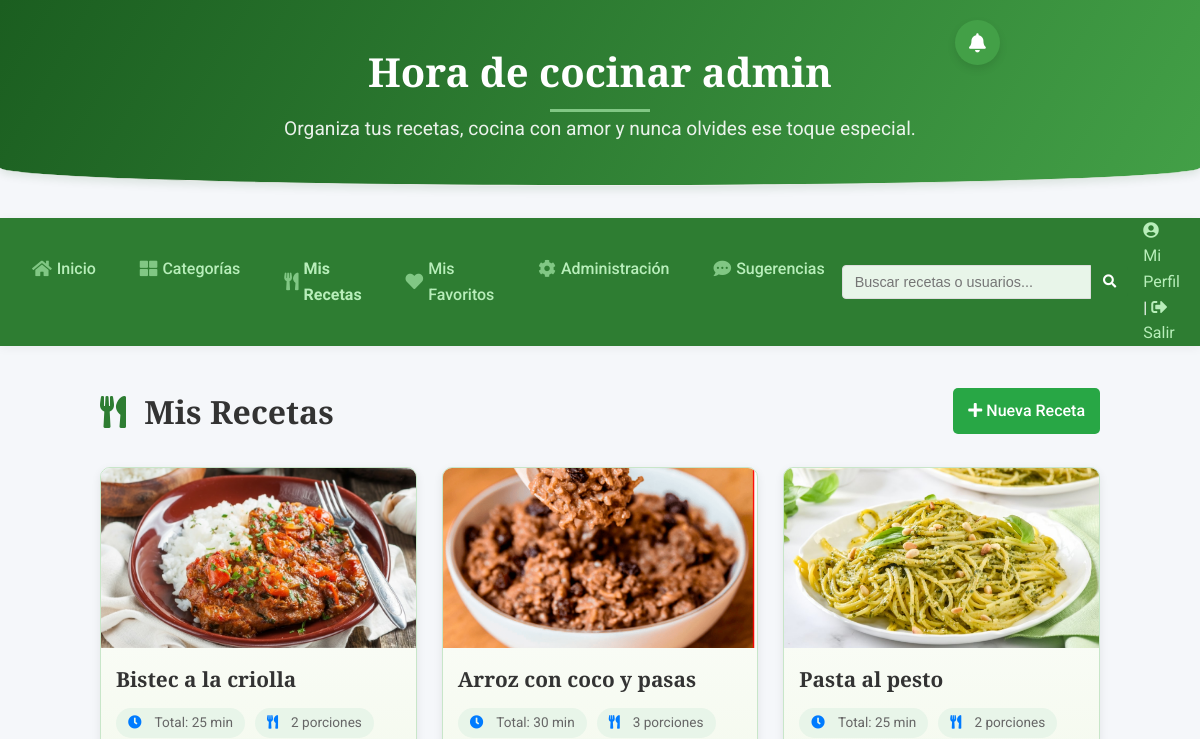
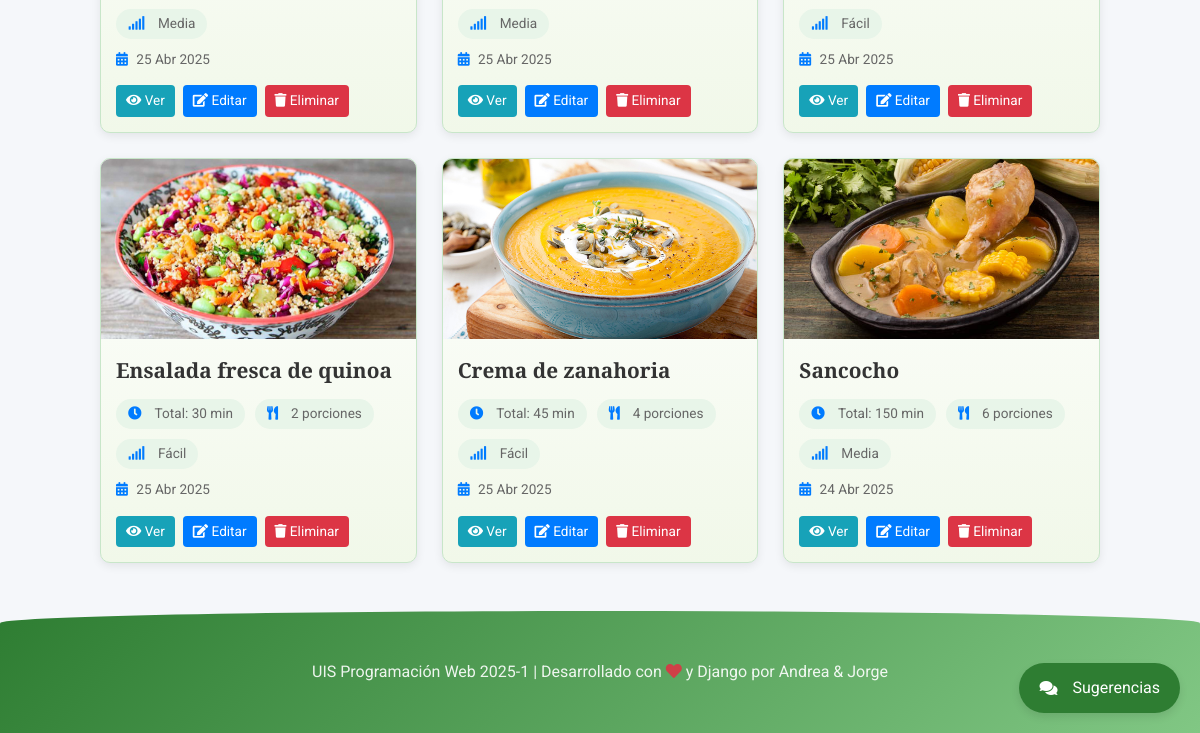
The page /recetas/ (signed in) on the database as committed earlier (2 pictures, top to bottom).
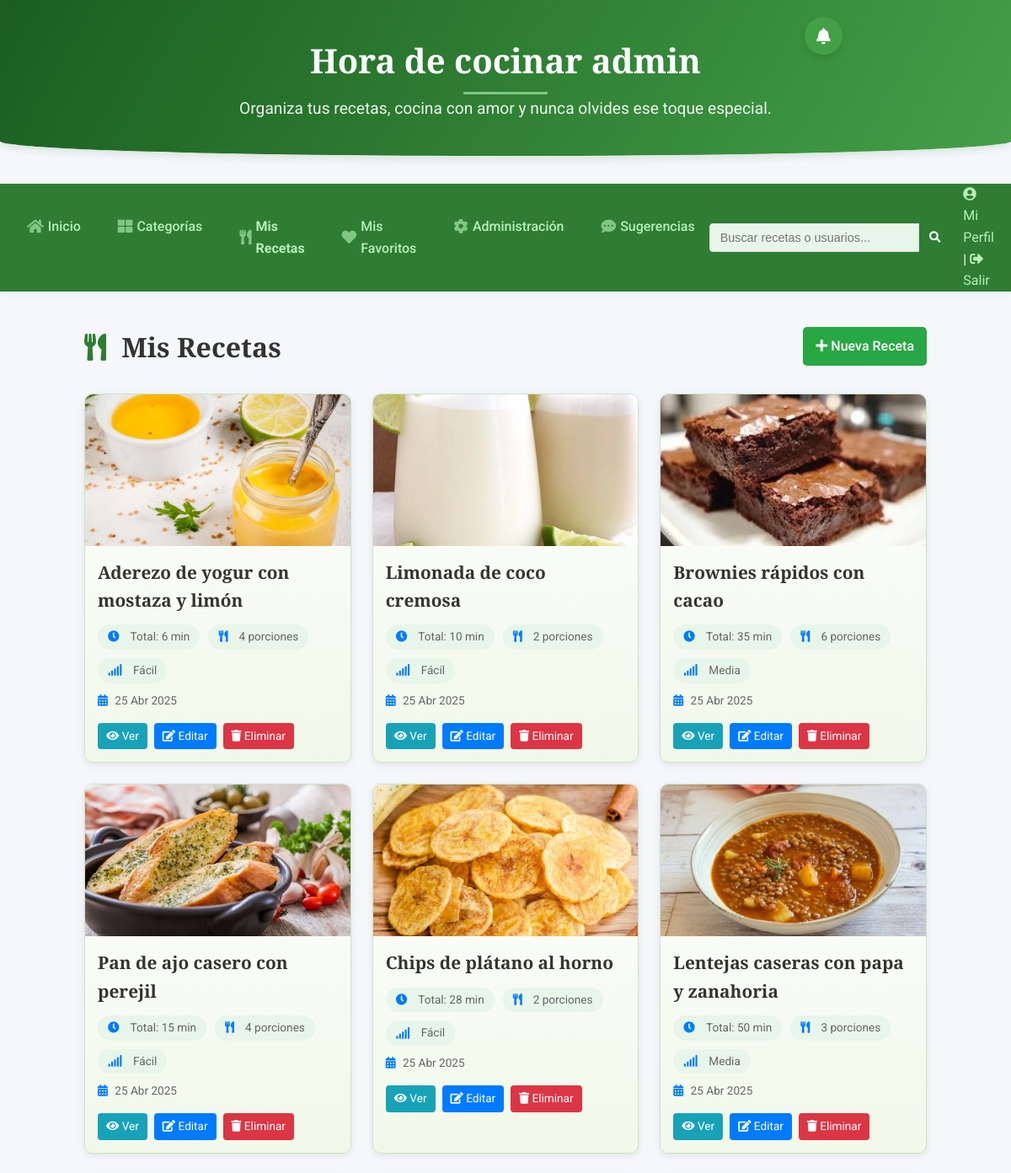
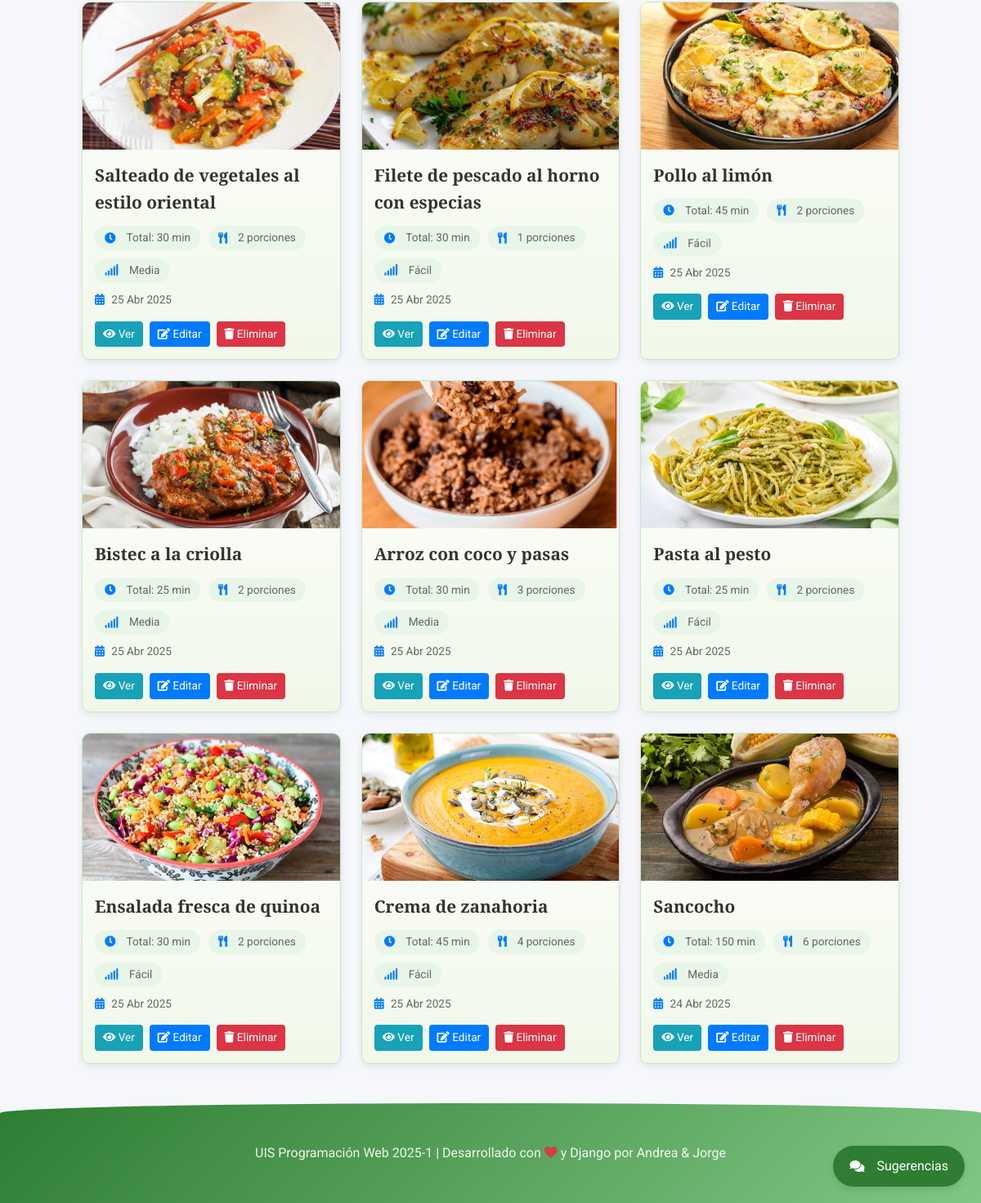
The same page on the database as committed later (2 pictures, top to bottom).
### post/models.py (models this page shows, shortened)
class Recipe(models.Model):
    DIFFICULTY_CHOICES = [
        ('FACIL', 'Fácil'),
        ('MEDIA', 'Media'),
        ('DIFICIL', 'Difícil'),
    ]
    title = models.CharField(max_length=200, verbose_name='Título')
    ingredients = models.TextField(verbose_name='Ingredientes')
    instructions = models.TextField(verbose_name='Instrucciones')
    prep_time = models.PositiveIntegerField(verbose_name='Tiempo de Preparación (minutos)', default=0)
    cook_time = models.PositiveIntegerField(verbose_name='Tiempo de Cocción (minutos)', default=0)
    servings = models.PositiveIntegerField(verbose_name='Porciones', default=1)
    difficulty = models.CharField(max_length=10, choices=DIFFICULTY_CHOICES, default='MEDIA', verbose_name='Dificultad')
    recipe_image = models.ImageField(upload_to='recipe_pics/', null=True, blank=True, verbose_name='Imagen de la Receta')
    author = models.ForeignKey(User, on_delete=models.CASCADE, verbose_name='Autor')
    category = models.ForeignKey(Category, on_delete=models.SET_NULL, null=True, blank=True, verbose_name='Categoría')
    created_at = models.DateTimeField(auto_now_add=True, verbose_name='Fecha de Creación')
    updated_at = models.DateTimeField(auto_now=True, verbose_name='Última Actualización')
    published = models.BooleanField(default=True, verbose_name='Publicada')
    def total_time(self):
        return self.prep_time + self.cook_time

### post/views.py (the view)
# urls.py: path('recetas/', views.recetas, name='recetas'),
@login_required
def recetas(request):
    if request.user.is_superuser or request.user.is_staff:
        recetas = Recipe.objects.all().order_by('-created_at')  # Muestra todas las recetas
    else:
        recetas = Recipe.objects.filter(author=request.user).order_by('-created_at')  # Muestra solo las del usuario actual
    return render(request, 'post/recetas.html', {'recetas': recetas})

### post/templates/post/recetas.html (shortened to what this page needs)
{% extends 'post/base.html' %}
{% load static %}
{% block extra_head %}
<link rel="stylesheet" href="{% static 'post/css/recetas.css' %}">
{% endblock extra_head%}
{% block content %}
<div class="recetas-container">
    <div class="recetas-header">
        <h1><i class="fas fa-utensils"></i> Mis Recetas</h1>
        <a href="{% url 'post:nueva_receta' %}" class="btn-nueva-receta">
            <i class="fas fa-plus"></i> Nueva Receta
        </a>
    </div>
    {% if recetas %}
        <div class="grid-recetas">
            {% for receta in recetas %}
                <div class="tarjeta-receta {% if not receta.published %}no-publicada{% endif %}">
                    {% if receta.recipe_image %}
                        <div class="receta-img">
                            <img src="{{ receta.recipe_image.url }}" alt="{{ receta.title }}">
                        </div>
                    {% else %}
                        <div class="receta-img no-image">
                            <i class="fas fa-utensils"></i>
                        </div>
                    {% endif %}
                    <div class="receta-content">
                        <h2 class="receta-title">
                            <a href="{% url 'post:detalle_receta' receta.id %}">{{ receta.title }}</a>
                        </h2>
                        <div class="receta-meta">
                            <span><i class="fas fa-clock"></i> Total: {{ receta.total_time }} min</span>
                            <span><i class="fas fa-utensils"></i> {{ receta.servings }} porciones</span>
                            <span><i class="fas fa-signal"></i> {{ receta.get_difficulty_display }}</span>
                        </div>
                        <p class="receta-fecha">
                            <i class="fas fa-calendar-alt"></i> {{ receta.created_at|date:"d M Y" }}
                        </p>
                        <div class="receta-actions">
                            <a href="{% url 'post:detalle_receta' receta.id %}" class="btn-ver">
                                <i class="fas fa-eye"></i> Ver
                            </a>
                            {% if user == receta.author or user.is_superuser or user.is_staff %}
                                <a href="{% url 'post:editar_receta' receta.id %}" class="btn-editar">
                                    <i class="fas fa-edit"></i> Editar
                                </a>
                                <a href="{% url 'post:eliminar_receta' receta.id %}" class="btn-eliminar">
                                    <i class="fas fa-trash"></i> Eliminar
                                </a>
                            {% endif %}
                        </div>
                    </div>
                </div>
            {% endfor %}
        </div>
    {% endif %}
</div>
{% endblock content %}

Rows that differ between the two databases and show on the page:
added Recipe: recipe_image (picture), title "Aderezo de yogur con mostaza y limón", total_time "6", servings "4", difficulty "Fácil", created_at "25 Abr 2025", shows "Editar"
added Recipe: recipe_image (picture), title "Limonada de coco cremosa", total_time "10", servings "2", difficulty "Fácil", created_at "25 Abr 2025", shows "Editar"
added Recipe: recipe_image (picture), title "Brownies rápidos con cacao", total_time "35", servings "6", difficulty "Media", created_at "25 Abr 2025", shows "Editar"
added Recipe: recipe_image (picture), title "Pan de ajo casero con perejil", total_time "15", servings "4", difficulty "Fácil", created_at "25 Abr 2025", shows "Editar"
added Recipe: recipe_image (picture), title "Chips de plátano al horno", total_time "28", servings "2", difficulty "Fácil", created_at "25 Abr 2025", shows "Editar"
added Recipe: recipe_image (picture), title "Lentejas caseras con papa y zanahoria", total_time "50", servings "3", difficulty "Media", created_at "25 Abr 2025", shows "Editar"
added Recipe: recipe_image (picture), title "Salteado de vegetales al estilo oriental", total_time "30", servings "2", difficulty "Media", created_at "25 Abr 2025", shows "Editar"
added Recipe: recipe_image (picture), title "Filete de pescado al horno con especias", total_time "30", servings "1", difficulty "Fácil", created_at "25 Abr 2025", shows "Editar"
added Recipe: recipe_image (picture), title "Pollo al limón", total_time "45", servings "2", difficulty "Fácil", created_at "25 Abr 2025", shows "Editar"
